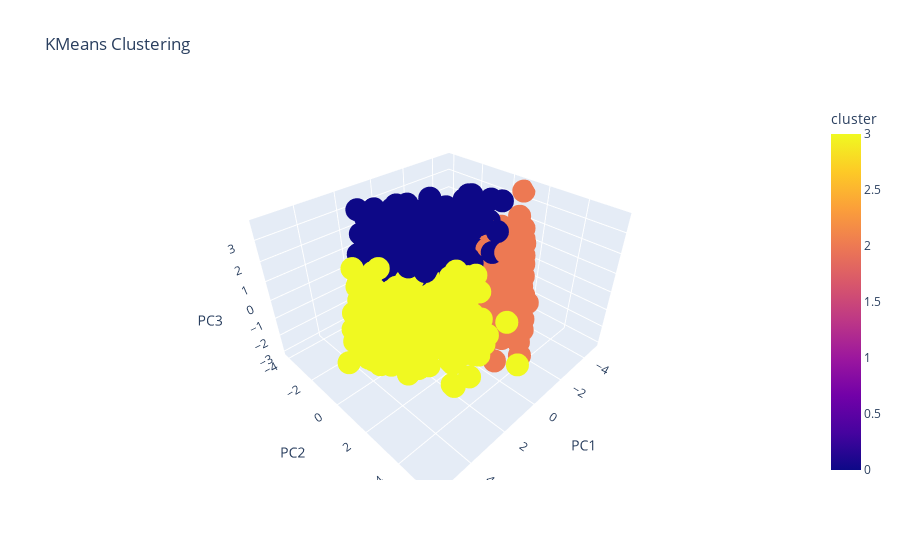

Notebook code cell kept with this figure:
### Code cell
import plotly.express as px

def generateInteractive3DGraph(data,labels):
    pca = decomposition.PCA(n_components=3)
    data_pca = pca.fit_transform(data)
    df = pd.DataFrame(data_pca, columns=['PC1','PC2','PC3'])
    #allData = personality_data.copy(deep=True)
    #allData['PC1'] = df.PC1
    #allData['PC2'] = df.PC2
    #allData['PC3'] = df.PC3
    #allData['cluster'] = labels
    df['cluster'] = labels
    fig = px.scatter_3d(df, x='PC1', y='PC2', z='PC3',
                color='cluster',title="KMeans Clustering")
    fig.show()
generateInteractive3DGraph(personality_data[cols],labels)

### Figure 1 — Plotly figure (JSON) as saved in the notebook; plotly's stock layout.template omitted (floating-point values rounded to 4 significant figures; data arrays with more than 128 entries replaced by an {"elided": "..."} marker saying what was removed)
{"data": [{"hovertemplate": "PC1=%{x}<br>PC2=%{y}<br>PC3=%{z}<br>cluster=%{marker.color}<extra></extra>", "legendgroup": "", "marker": {"color": {"elided": "1821 int values"}, "coloraxis": "coloraxis", "symbol": "circle"}, "mode": "markers", "name": "", "scene": "scene", "showlegend": false, "type": "scatter3d", "x": {"elided": "1821 float values"}, "y": {"elided": "1821 float values"}, "z": {"elided": "1821 float values"}}], "layout": {"coloraxis": {"colorbar": {"title": {"text": "cluster"}}, "colorscale": [[0, "#0d0887"], [0.1111, "#46039f"], [0.2222, "#7201a8"], [0.3333, "#9c179e"], [0.4444, "#bd3786"], [0.5556, "#d8576b"], [0.6667, "#ed7953"], [0.7778, "#fb9f3a"], [0.8889, "#fdca26"], [1, "#f0f921"]]}, "legend": {"tracegroupgap": 0}, "scene": {"domain": {"x": [0, 1], "y": [0, 1]}, "xaxis": {"title": {"text": "PC1"}}, "yaxis": {"title": {"text": "PC2"}}, "zaxis": {"title": {"text": "PC3"}}}, "title": {"text": "KMeans Clustering"}}}
